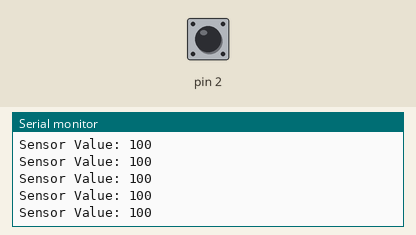
Bench run of a sketch on a simulated Arduino Uno, built with avr-gcc and run on an emulated ATmega328P. On the bench: the last lines printed to the serial monitor. The test bench sets the inputs (shaded band); at power-on: pin 2 LOW. At 5.4 s the program stops and its outputs stay as they are.

Above: at 1.2 s.
1.3 s: pin 2 driven HIGH
At 1.45 s:
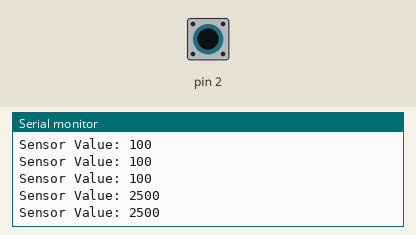
2.8 s: pin 2 driven LOW
4.3 s: pin 2 pulsed HIGH 5 times (0.12 s each, 0.3 s apart)
At 6.5 s:
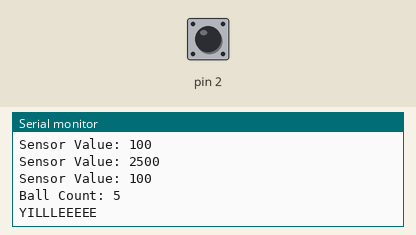
Timing chart, 0 to 6.9 s (numbered marks = the images above; inputs shaded):
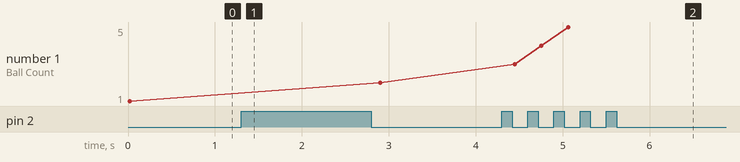

The sketch:

read_qtr_values.ino
```cpp
#include <QTRSensors.h>

#define NUM_SENSORS 1
#define THRESHOLDCOUNTER 2000 // Adjust based on your testing

QTRSensors qtrcounter;
int ballCounter = 0;
bool ballDetected = false;
uint16_t sensorValues[1];

void setup() {
  Serial.begin(9600);
  qtrcounter.setTypeRC();
  qtrcounter.setSensorPins((const uint8_t[]) {2}, NUM_SENSORS);
}

void loop() {
  qtrcounter.read(sensorValues);
  int sensorValue = sensorValues[0];

  // Write sensor value to the Serial Monitor
  writeSensorValueToSerial(sensorValue);

  // Check if the sensor detects the ball (i.e., value goes above/below threshold)
  if (sensorValue < THRESHOLDCOUNTER && !ballDetected) {
    ballDetected = true;
    ballCounter++;
    Serial.print("Ball Count: ");
    Serial.println(ballCounter);
  }

  // Reset the detection flag when the ball has moved away
  if (sensorValue >= THRESHOLDCOUNTER && ballDetected) {
    ballDetected = false;
  }
  if (ballCounter == 5) {
    Serial.print("YILLLEEEEE");
    Serial.end();
  }
  delay(100); // Small delay to stabilize readings
}

void writeSensorValueToSerial(int sensorValue) {
  Serial.print("Sensor Value: ");
  Serial.println(sensorValue);
}
```

Measured:
- after the input at 1.3 s, the serial monitor: prints a new line at once (image 1)
- after the input at 4.3 s, the serial monitor: prints a new line after 0.15 s (image 2)
- plotted number 1: 1 → 2 after the input at 2.8 s, 2 → 5 after the input at 4.3 s
